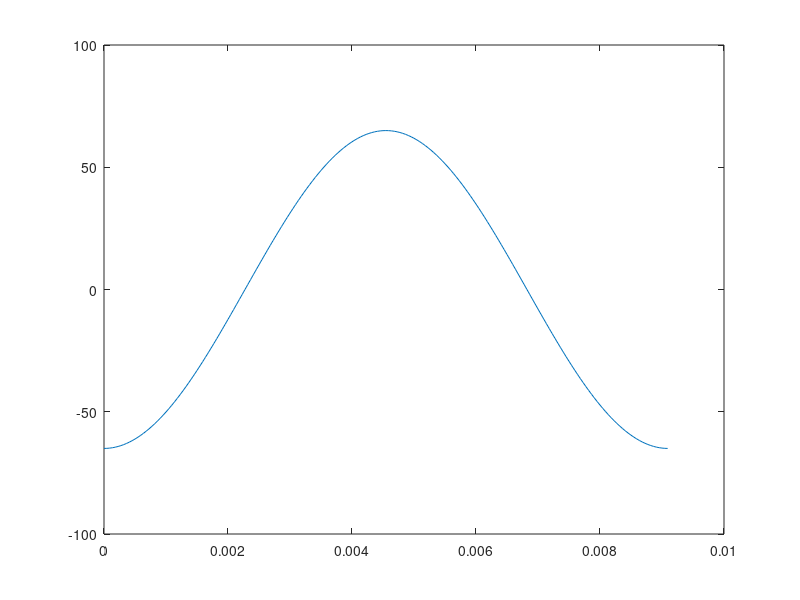
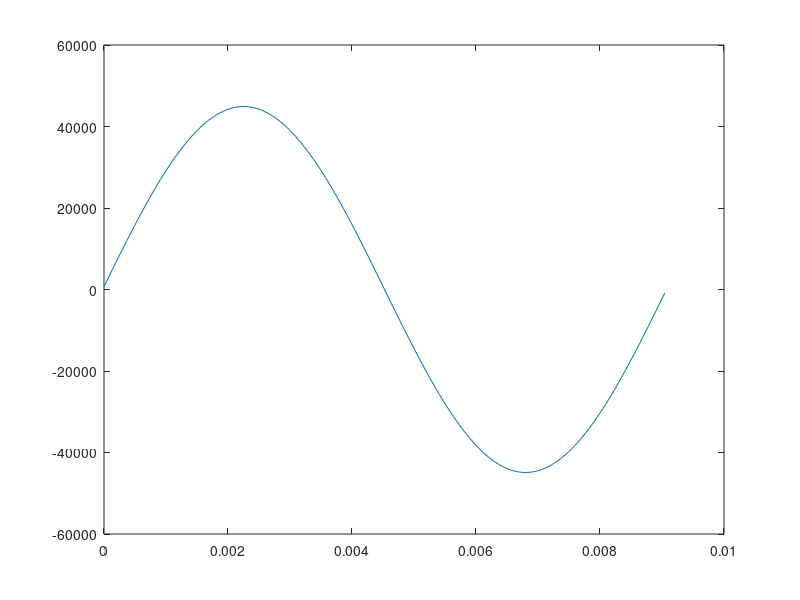

These figures' MATLAB source, in order:

%% This code was made to verify if there is a difference between using subscribed angles vs actual data
%based on the ang vel, i found out that both methods give us the same
%angular velocity. Based on this I can assume angular velocity values are
%not wrong
time=(0:0.01:2)/220;
phi=-65*cos(3.14*220*time);
plot(time,phi)
figure
phi_dot=diff(phi)/(time(2)-time(1));
plot(time(1:end-1),phi_dot)
